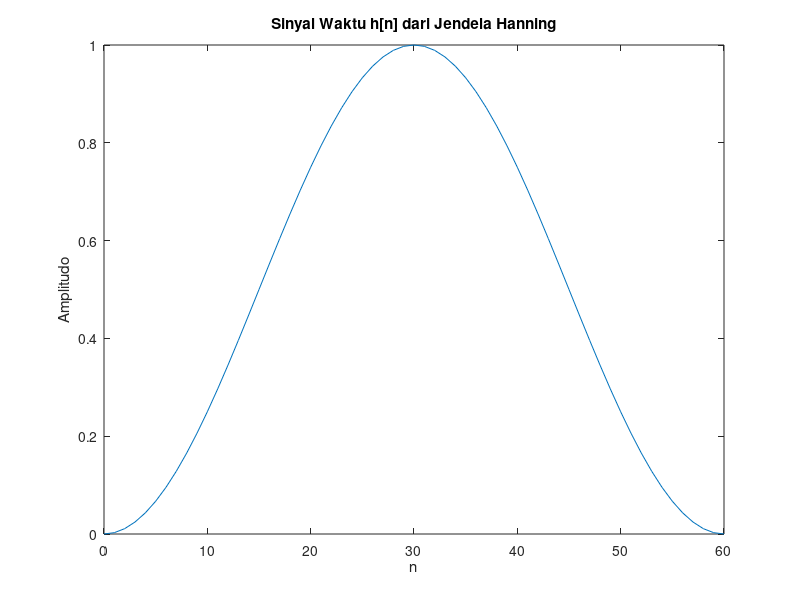
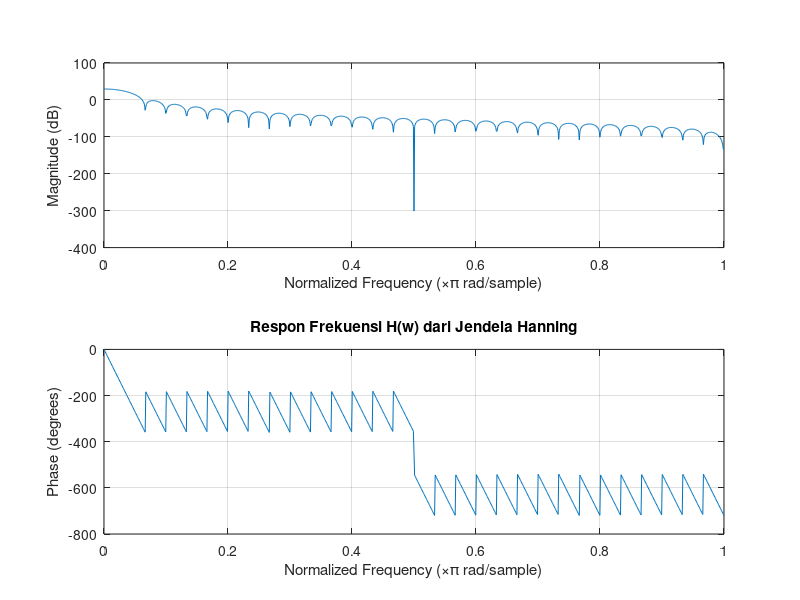

These charts were generated, in order, by the following MATLAB code:
% Parameter jendela Hanning
N = 61; % Panjang jendela
w = hann(N); % Menghasilkan jendela Hanning

% Sinyal Waktu h[n]
figure;
plot(0:N-1, w);
title('Sinyal Waktu h[n] dari Jendela Hanning');
xlabel('n');
ylabel('Amplitudo');

% Respon Frekuensi H(w)
figure;
freqz(w, 1, 1024); % Menggunakan freqz untuk menghitung dan menampilkan respon frekuensi
title('Respon Frekuensi H(w) dari Jendela Hanning');
